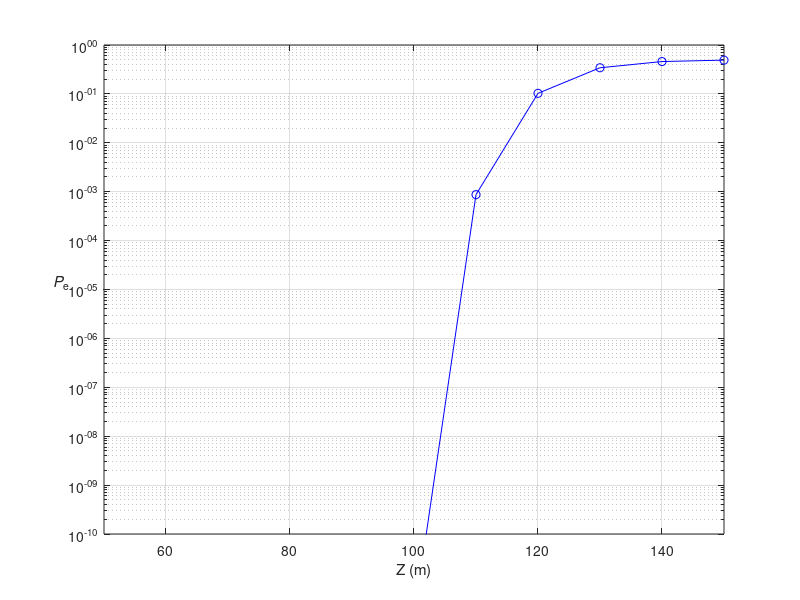

Write MATLAB code to recreate this figure.
 tic %
clear all
%close all 

%SiPM Parameters-30020 series
PDE=0.24; %3mm Sensor 20um - 30020, overvoltage @ 2.5V
lamda=450e-9;
A=0.0044;   %SiPM surface area
G=1e6;
pap=0.002; %probability of afterpulsing
pct=0.0003; %probability of crosstalk
dCR=6.6*10^6;  %dark count rate6.6*10^6
c=2.25e8;
hp=6.626e-34;
e=1.6e-19;% Charge of Electron
Nspad=10998; %number of SPAD (microcells)
td= 100e-9; %tau_d
Pac=1+pap+pct;
Res=PDE*lamda*G*e*Pac/(hp*c);
Fe=1.1; %funtion of the doping profile



%Laser Diode Parameters  
    
ext=0.4;          %extinction ratio
Ptx1=0.002; %power of bit 1 in watt
Ptx0=ext*Ptx1;   %power of bit 0 in watt

ce=0.151; %diffuse coefficient of attenuation for clear waters 

%Rb1=[10:10:100].*1e6;
Zb=[50 60 70 80 90 100 110 120 130 140 150];%Link range

for b=1:length(Zb)

Rb=1.*1e6;%Rb1(b); data/bit rate

Z=Zb(b);
%% path loss
Lch=exp(-ce.*Z);%channel loss
h_L=Lch; %channel loss factor

%% Turbulence
lenth=1e7;

muuT=-0.3516;
sigmaaT=0.8386;

Norm_distT=makedist("Normal","mu",muuT,"sigma",sigmaaT);
gen_Norm_numbers_YT=random(Norm_distT,[1,lenth]);

h_T1=exp(gen_Norm_numbers_YT);
h_T=h_T1; %Turbulence factor

%% pointing errors

sigma_rp = 0.2;%linspace(0.2,2,10);%(1:1:10).*1e-1;
 

Ray_dist = makedist('Rayleigh','B',sigma_rp);

r_p=random(Ray_dist,[1,lenth]); %



A_apr = A;%A; %pi.*r_apr.^2; %Area of lens 
r_apr = sqrt(A_apr./pi);
D_apr = 2.*r_apr;

div_angle = 8.726646e-5;
w_z=div_angle.*Z;

v_sm=(sqrt(pi).*r_apr)./(sqrt(2).*w_z);

A_0 = (erf(v_sm)).^2; %factor at no pointing error

w_zeq2 = (w_z.^2.*sqrt(pi).*erf(v_sm))./(2.*v_sm.*exp(-v_sm.^2)); %equivalent beam width

h_P = A_0.*exp((-2.*r_p.^2)./w_zeq2); %pointing error facor

%% total channel gain

h_gain = h_L; %.*h_T.*h_P - no turbulence and pointing error 


%%noise
   
Br=Rb/2;%1e7;% receiver low-pass filter Bandwidth / bandwidth of the receiver low-pass filter Be=1e9; %PD bandwidth (in Hz)(Electrical bandwidth)/ bandwidth of the receiver low-pass filter
RL=1000; %load resistor of TIA ohms
K=1.38064852e-23; % boltzman constant (m2 kg s-2 K-1)
Te=300;% equivqlent noise temperature [K]
sgmath2=4*K*Te*Br/RL; %thermal noise variance


Bo=2e-9; %Optical 'filter' bandwidth  at the Rx
Esun_lamda_0=0.2./(1e-9); %Spectral radiance of the background radiations  
tw=0.97; %water transmittance h_prime 0.95

Kd=0.08; %diffuse coefficient of attenuation for clear waters  
h_Lb=exp(-Kd.*Z);%channel loss

% muu = 0;
% theta_FOVr = 0.07;%4 deg. = 0.07rad,  1 rad = 60 deg
% Pb=Esun_lamda_0.*h_Lb.*tw.*Bo.*A_apr.*pi.*theta_FOVr.^2;% background power
I_b = 0; %no solar noise %Res.*Pb.*RL;
sigma2_b = 0; %no solar noise %2.*e.*G.*Fe.*Br.*I_b.*RL;


%%%%%%%%%%%%%%Considering Optimal Threshold for an SiPM Output Photocurrent%%%%%%%%%%%%%%%
Is_1msm1=Res.*Ptx1.*RL;

I_d=dCR.*Pac.*G.*e.*RL;

Is_0msm0=ext.*Is_1msm1;


coeff=2*e*G*Fe*Br;

sgma2_d=coeff.*I_d;

sgma2_dth=sgma2_d.*RL  + sgmath2;


sgma2_1sm1=coeff.*Is_1msm1.*RL;

sgma2_0sm0=coeff.*Is_0msm0.*RL;


%%%%%%%%%%%%%%%%%%%%%%%%%%%%%%%% BER %%%%%%%%%%%%%%%%%%%%%%%%%%%%%%%%

Threshold_opt = ((((Is_0msm0.*h_gain)+ I_d + I_b).*...
                (sgma2_1sm1.*h_gain + sgma2_dth + sigma2_b)-((Is_1msm1.*...
                h_gain)+ I_d + I_b).*(sgma2_0sm0.*h_gain + sgma2_dth + sigma2_b))./...
                ((sgma2_1sm1.*h_gain + sgma2_dth + sigma2_b)-(sgma2_0sm0.*...
                h_gain + sgma2_dth + sigma2_b))+sqrt((((Is_0msm0.*h_gain+ I_d + I_b).*...
                (sgma2_1sm1.*h_gain+ sgma2_dth + sigma2_b)-(Is_1msm1.*h_gain+ I_d + I_b).*...
                (sgma2_0sm0.*h_gain + sgma2_dth + sigma2_b))./((sgma2_1sm1.*...
                h_gain + sgma2_dth + sigma2_b)-(sgma2_0sm0.*h_gain +...
                sgma2_dth + sigma2_b))).^2+(((Is_1msm1.*h_gain)+ I_d + I_b).^2.*...
                (sgma2_0sm0.*h_gain + sgma2_dth + sigma2_b)-...
                ((Is_0msm0.*h_gain)+ I_d + I_b).^2.*(sgma2_1sm1.*h_gain +...
                sgma2_dth + sigma2_b))./((sgma2_1sm1.*h_gain + sgma2_dth + sigma2_b)-...
                (sgma2_0sm0.*h_gain + sgma2_dth + sigma2_b))-(((sgma2_0sm0.*...
                h_gain + sgma2_dth + sigma2_b).*(sgma2_1sm1.*h_gain +...
                sgma2_dth + sigma2_b))./((sgma2_1sm1.*h_gain + sgma2_dth + sigma2_b)-...
                (sgma2_0sm0.*h_gain + sgma2_dth + sigma2_b))).*...
                (log((sgma2_0sm0.*h_gain + sgma2_dth + sigma2_b)./...
                (sgma2_1sm1.*h_gain + sgma2_dth + sigma2_b)))));
                       
Numr_trm1 = (Is_1msm1.*h_gain)+ I_d + I_b;

Denm_trm1 =  sqrt(2*((sgma2_1sm1.*h_gain) + sgma2_dth + sigma2_b)); 

Numr_trm0 = (Is_0msm0.*h_gain)+ I_d + I_b;

Denm_trm0 =  sqrt(2*((sgma2_0sm0.*h_gain) + sgma2_dth + sigma2_b)); 

Avg_BER_Inst =  0.25.*erfc(((Threshold_opt - Numr_trm0)./Denm_trm0)) +...
                0.25.*erfc(((Numr_trm1 - Threshold_opt)./Denm_trm1));


Avg_BER1(b,:)= mean(Avg_BER_Inst);


end


figure;
semilogy(Zb,Avg_BER1,'-ob')
grid on
ylabel('{\itP}_{e}','Rotation',0');
xlabel('Z (m)');
%legend('{\itR}_{b} = 1 Mbps','{\itR}_{b} = 10 Mbps','{\itR}_{b} = 100 Mbps', 'Location','east');
axis([50 150 1e-10 1])
toc